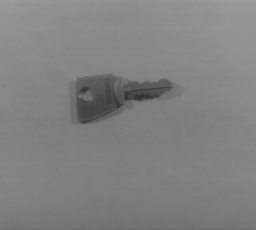
#> input picture Taller1/images/clef.png, 256 x 230 px, found by its file name
$ jupyter execute Punto1.ipynb
#> lines starting #> are read from the running program, lines starting #| are printed output that depends on the picture
# Análisis del histograma

[cell 1]
import cv2
import matplotlib.pyplot as plt
import numpy as np
import urllib.request

[cell 2]
def process_image(image_path):
    req = urllib.request.urlopen(image_path)
    arr = np.asarray(bytearray(req.read()), dtype=np.uint8)
    img = cv2.imdecode(arr, -1)
#> img is the input picture: shape (230, 256, 3); min 48, max 158, mean 129.2
    return img

[cell 3]
clef_image = process_image('https://raw.githubusercontent.com/pukinidev/TalleresImagenes/refs/heads/main/Taller1/images/clef.png')
muscle_image = process_image('https://raw.githubusercontent.com/pukinidev/TalleresImagenes/refs/heads/main/Taller1/images/muscle.png')
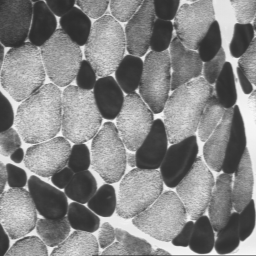
#> input picture Taller1/images/muscle.png, 256 x 256 px, found by its file name
#> in process_image, img is the input picture: shape (256, 256, 3); min 44, max 249, mean 133.1

[cell 4]
plt.imshow(clef_image, cmap='gray')

[cell 5]
plt.imshow(muscle_image, cmap='gray')

## Histograma

[cell 6]
hist = cv2.calcHist([clef_image], [0], None, [256], [0, 256])
#> hist = 256 values, max 3971 at index 127, min 0 at index 0, mean 230
plt.plot(hist)
plt.show()
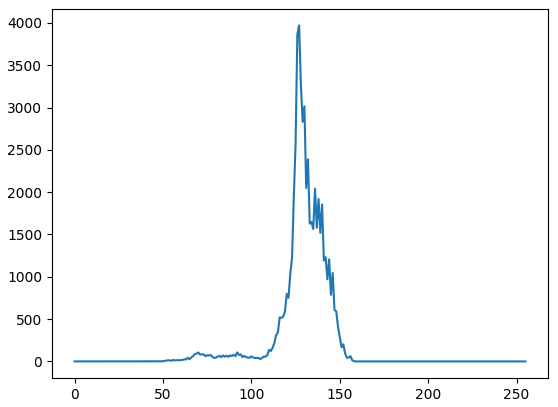
#> figure drawn by matplotlib, 1 panel; curve peaks at x = 127, y = 3971

[cell 7]
hist = cv2.calcHist([muscle_image], [0], None, [256], [0, 256])
#> hist = 256 values, max 1174 at index 57, min 0 at index 0, mean 256
plt.plot(hist)
plt.show()
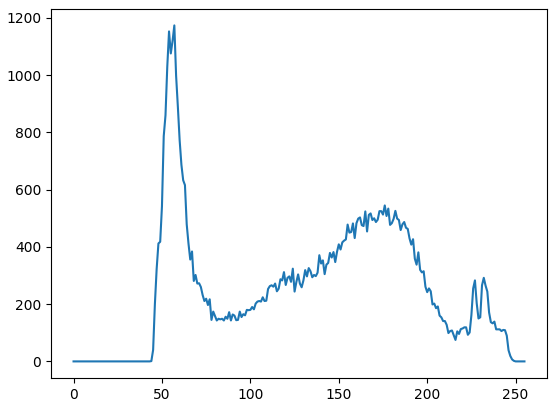
#> figure drawn by matplotlib, 1 panel; curve peaks at x = 57, y = 1174
